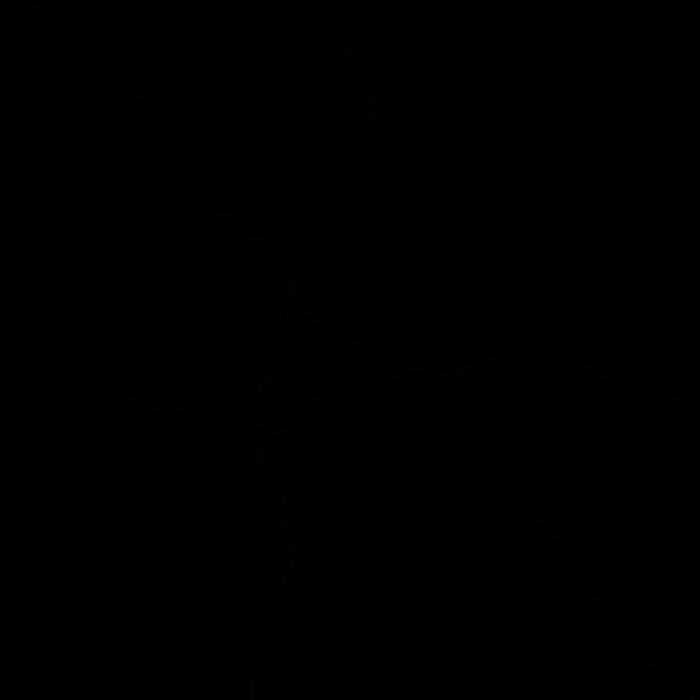
Frame 1 (no input)
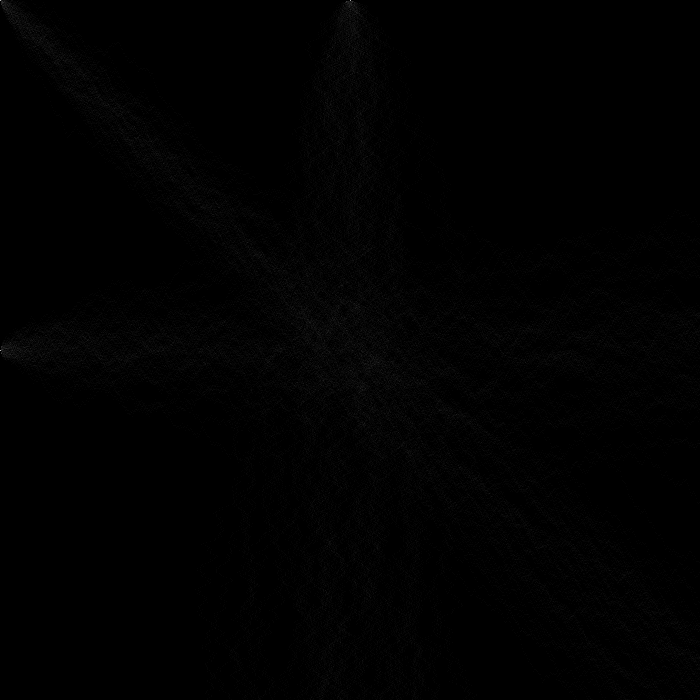
Frame 60 (the mouse pressed at the canvas centre just before this capture)
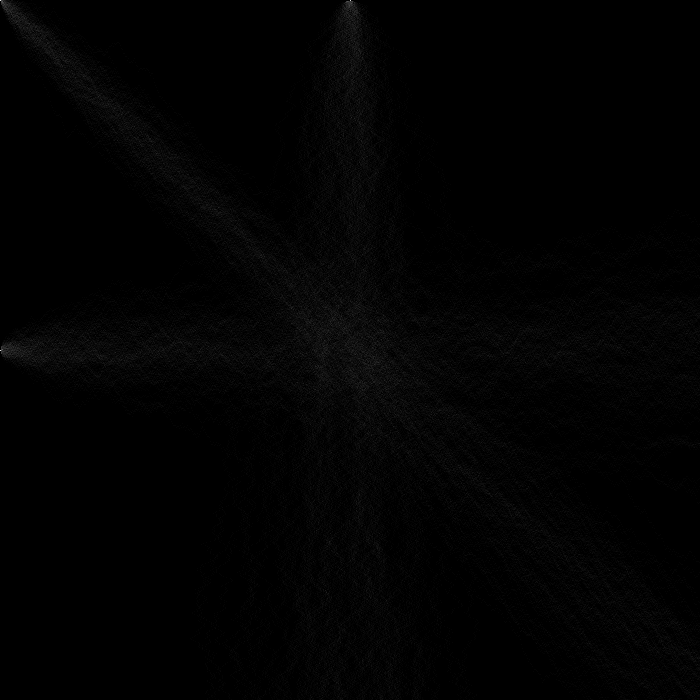
Frame 120 (the mouse held since frame 60 and released just before this capture)

The Processing sketch that drew these frames (run headless with seeded random() and noise(); from frame 60 on, the mouse is pressed at the canvas centre):

// Processing sketch: sketch_hasard2
// ── sketch_hasard2.pde
float y=0;
float x=0;

float ecartementMax=random(2,5);

//float r=255;
//float g=255;
//float b=255;

void setup(){
  size(700,700);
  background(0);
}

void draw(){
  stroke(255,255,255,ecartementMax*2);
  
  for(int i=0 ; i<max(width,height) ; i++){
    point(i,i+y);
    y+=random(-ecartementMax,ecartementMax);
  }
  y=0;
  
  translate(width/2,0);
  for(int i=0 ; i<height ; i++){
    point(y,i);
    y+=random(-ecartementMax,ecartementMax);
  }
  y=0;
  
  translate(-width/2,height/2);
  for(int i=0 ; i<width ; i++){
    point(i,y);
    y+=random(-ecartementMax,ecartementMax);
  }
  y=0;
  
  //g-=random(0.5);
  //r-=random(2);
  //b-=random(1);
}

void mousePressed(){
  ecartementMax=random(2,10);
  background(0);
}
